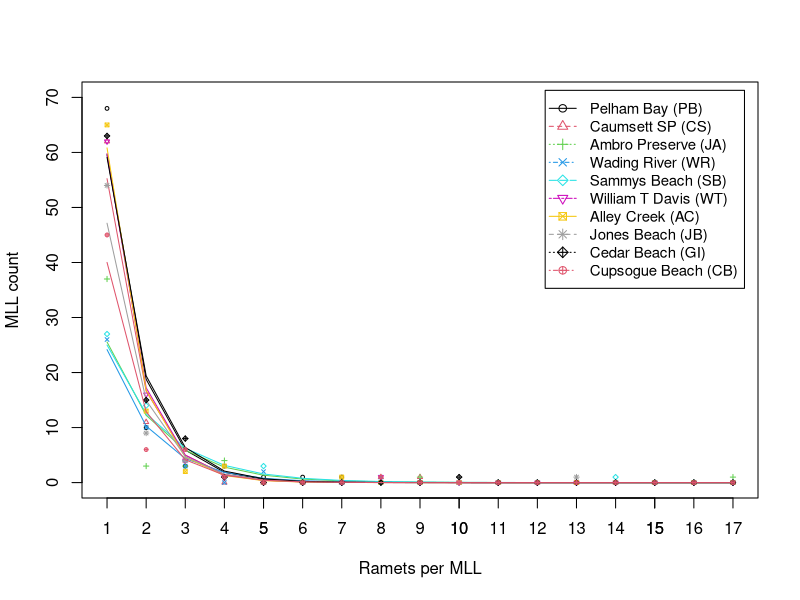
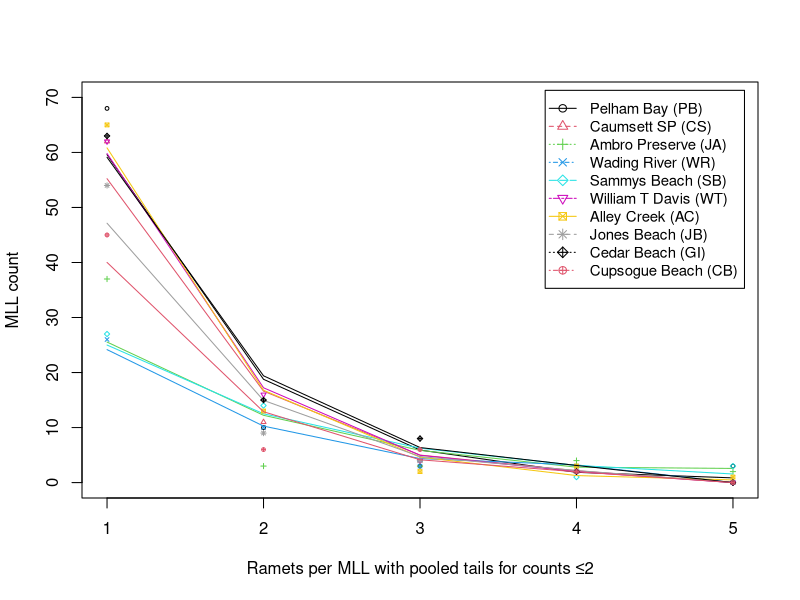

Recreate these plots in R, in order.
#########################################
#                                       #
#   Title: Fit Poisson models to genet  # 
#   and ramet count data from 10        #
#   Long Island and NYC, NY Populations #
#   Distributions for MLL               #
#   Size Distributions                  # 
#   Author: Matthew B. Hamilton         #
#   Date last edited: 26 June 2025      #
#   Manuscript: S. patens landscape     # 
#   genetics - Long Island & NYC        #
#                                       #
#########################################

# --------------------------------------

# Load rstudioapi package to be able to get directory of source file
library("rstudioapi")

setwd(dirname(getActiveDocumentContext()$path)) # Set working directory to source file location

getwd() # Check updated working directory

dat <- read.csv("4.Long_Island_MLLs.csv")

# subset of data
tmp1 <- dat[,c("pop","ramet.count","obs.genets")] 

max.ramet.count <- max(tmp1$ramet.count)

n.pops <- max(tmp1$pop)

# create data frame with max.ramet.count ramets for every population
tmp2 <- data.frame(pop=rep(1:n.pops,rep(max.ramet.count,n.pops)), ramet.count=rep(1:max.ramet.count,n.pops))

# merge data sets
dat2 <- merge(x=tmp2,y=tmp1,by=c("pop","ramet.count"),all.x=TRUE)

# fill in the NA's with 0's
dat2$obs.genets[is.na(dat2$obs.genets)] <- 0

# ANOTHER WAY to VIEW DATA 
# =========================
M <- as.table(matrix(dat2$obs.genets,nrow=n.pops,ncol=max.ramet.count,byrow=TRUE))
dimnames(M) <- list(pop=1:n.pops,ramet.count=1:max.ramet.count)

Xsq <- chisq.test(M) # -->> leads to error message
#fisher.test(M,simulate.p.value=TRUE,B=1000000) # p=0.02393 => reject the null hypothesis of independence
fisher.test(M,simulate.p.value=TRUE,B=100000) # can run smaller reps just to see

simplerate.mat <- matrix(NA, n.pops, 2)
yhat.simple <- matrix(NA, n.pops, max.ramet.count)
yhat.ols <- matrix(NA, n.pops, max.ramet.count)

###
# pool observations in tails when 2 or fewer observations (see Boos and Stephanski 2004 p. 22)
# goodness-of-fit statistics => by defn, the squared observed minus expected, divided by the expected
# ----------------------------------------------------------------------------------------------------
# 1st column : all the columns/cells
# 2nd column : collapse tail cells starting with the one whose value is 2 or fewer
#
g2.statistics <- matrix(NA, n.pops, 4) 
dimnames(g2.statistics) <- list(c(paste("pop",1:n.pops,sep=" ")),c("actual","collapsed", "no.cells", "p.val"))

# the minimum number of genet occurrences for a ramet count category when pooling tails
min_genet_count <- 2

max.ramet.category.count <- 1 #initialize

# Determine the number of ramet categories when pooling tails of observed distributions of ramets per genet
for (npop in 1:n.pops) {
  # find the ramet count categories that are > min_genet_count
  tmp <- dat2[(dat2$pop == npop) & (dat2$obs.genets > min_genet_count),"ramet.count"]
  #print(npop)
  #print(tmp)
  
  # the maximum ramet count category that is > min_genet_count for this pop
  ramet.category.count <- max(tmp)
  
  # store the maximum ramet count category if it is the largest so far
  if (ramet.category.count > max.ramet.category.count) {
    max.ramet.category.count <- ramet.category.count
  }
 
}

# get number of ramet categories in pooled distribution where sum of tail observations < min_genet_count
# will be placed in largest ramet category
max.pooled.ramet.count <- max.ramet.category.count
#print(max.pooled.ramet.count)

# create data frame to hold data after pooling observations in tails < min_genet_count
data.collapsed.tails <- data.frame(pop=rep(1:n.pops,rep(max.pooled.ramet.count,n.pops)), ramet.count=rep(1:max.pooled.ramet.count,n.pops), obs.genets=(0), pred.genets=(0))
###

# obtain observed and glm-Poisson expected values for both original distributions and pooled distributions
for (J in 1:n.pops) {
  m <- glm(obs.genets ~ ramet.count,family=poisson(link="log"),data=dat2,subset=pop==J)
  
  m.ols <- lm(log(obs.genets+1) ~ log(ramet.count),data=dat2,subset=pop==J)
  
  #m <- glm(obs.genets ~ ramet.count,family=quasipoisson(link="log"),data=dat2,subset=pop==J)
  
  simplerate.mat[J,] <- m$coefficients
  yhat.simple[J,] <- predict(m,newdata=NULL,type="response",se.fit=FALSE)
  yhat.ols[J,] <- predict(m.ols,newdata=NULL,type="response",se.fit=FALSE)
  
  observed.counts <- dat2$obs.genets[dat2$pop==J]
  predicted.values <- yhat.simple[J,]
  #cat("predicted.values = ", predicted.values,"\n")
  
  g2.poisson <- sum((observed.counts-predicted.values)^2/predicted.values)
  
  # find the ramet count categories that are > min_ramet_count
  tmp <- dat2[(dat2$pop == J) & (observed.counts > min_genet_count),"ramet.count"]
  #print(tmp)
  #stop("testing\n")
  
  # store the maximum ramet count category that is > min_ramet_count
  last.cell <- max(tmp)
  
  # make index vector for obs and exp with pooled tail
  observed.cells <- 1:last.cell
  #cat("observed.cells indices = ", observed.cells,"\n")
  
  # make index vector
  collapsed.cells <- (last.cell+1):max.ramet.count
  #cat("collaposed.cells indices = ", collapsed.cells,"\n")
  
  observed.collapsed <- sum(observed.counts[collapsed.cells])

  predicted.collapsed <- sum(predicted.values[collapsed.cells])
  #cat("obs and exp collapsed cells = ",c(observed.collapsed,predicted.collapsed),"\n")
  
  #print(observed.cells)
  #print(observed.counts[observed.cells])
  
  # some steps to save observed and predicted values for later plotting
  # number of ramet categories after pooling tails
  length.collapsed <- length(observed.counts[observed.cells])
  

  # store observed ramets per genet counts for plotting later, except pooled
  data.collapsed.tails$obs.genets[((J*max.pooled.ramet.count)-(max.pooled.ramet.count-1)):((J*max.pooled.ramet.count)-(max.pooled.ramet.count-last.cell))] <- observed.counts[observed.cells]
  
  # store pooled ramets per genet counts for plotting later
  data.collapsed.tails$obs.genets[((((J-1)*max.pooled.ramet.count))+(last.cell + 1))] <- observed.collapsed
  
  
  # store predicted ramets per genet counts other than the pooled cell for plotting later
  data.collapsed.tails$pred.genets[((J*max.pooled.ramet.count)-(max.pooled.ramet.count-1)):((J*max.pooled.ramet.count)-(max.pooled.ramet.count-last.cell))] <- predicted.values[observed.cells]
  
  # store predicted ramets per genet counts from pooled cells for plotting later
  data.collapsed.tails$pred.genets[((((J-1)*max.pooled.ramet.count))+(last.cell + 1))] <- predicted.collapsed
  
  
  g2.poisson.approx <- 0
  # sum up over categories with observed ramets >2 first
  g2.possion.approx <- sum((observed.counts[observed.cells]-predicted.values[observed.cells])^2/predicted.values[observed.cells])
  # then add pooled tail categories of observed ramets
  g2.poisson.approx <- g2.poisson.approx + (observed.collapsed-predicted.collapsed)^2/predicted.collapsed
  
  #g2.ols <- sum((log(dat2$obs.genets[dat2$pop==J]+1)-yhat.ols[J,])^2/yhat.ols[J,])
  g2.statistics[J,1:2] <- c(g2.poisson,g2.poisson.approx)
  g2.statistics[J,3] <- last.cell + 1
  
  # degrees of freedom for conservative GOF test => no.of.cells minus 1
  g2.statistics[J,4] <- 1-pchisq(q=g2.poisson.approx,df=last.cell,ncp=0,lower.tail=TRUE,log.p=FALSE)
}

# save pooled tail data frame as file
write.csv(data.collapsed.tails, "Long_Island_MLLs_pooledtails.csv", row.names = FALSE)

# print g2 table
g2.statistics

# m.saturated => model for different rate and different intercept for each population
m.saturated <- glm(obs.genets ~ as.factor(pop)+ramet.count+as.factor(pop)*ramet.count,family=poisson(link="log"),data=dat2)
summary(m.saturated)

# m.reduced.1 => model for same rate parameter for all pops, but different intercepts for each pops
m.reduced.1 <- glm(obs.genets ~ as.factor(pop)+ramet.count,family=poisson(link="log"),data=dat2)
summary(m.reduced.1)

# m.reduced.2 => model for same rate parameter and same intercept parameter for all pops
m.reduced.2 <- glm(obs.genets ~ ramet.count,family=poisson(link="log"),data=dat2)
summary(m.reduced.2)


###
# plot the results


# define plot window size
dev.new(width = 500, height = 300, unit = "px")

### Plot of the observed genet counts as a function of the ramet counts, plus a line through the fitted values
plot(dat2$ramet.count[dat2$pop==1],dat2$obs.genets[dat2$pop==1],type="n", ylim=c(0,70), xlim=c(1,17),
     xlab="Ramets per MLL", ylab="MLL count")
#, main="Distributions of ramets per genet\nin each population"

axis(1,at=c(1,2,3,4,5,6,7,8,9,10,11,12,13,14,15,16,17))

for (J in 1:10) {
  points(dat2$ramet.count[dat2$pop==J],dat2$obs.genets[dat2$pop==J],pch=J,cex=0.5,col=J)
  
  lines(dat2$ramet.count[dat2$pop==J],yhat.simple[J,],col=J)
}

legend("topright", inset=.02, 
       legend=c("Pelham Bay (PB)", "Caumsett SP (CS)","Ambro Preserve (JA)","Wading River (WR)",
                "Sammys Beach (SB)","William T Davis (WT)","Alley Creek (AC)","Jones Beach (JB)", 
                "Cedar Beach (GI)","Cupsogue Beach (CB)"), 
       pch = c(1:10), lty= c(1:10), col = c(1:10), cex=0.9, pt.cex = 1
)



# define plot window size
#dev.new(width = 500, height = 300, unit = "px")

### using ramets per genet with pooled tails
### Plot of observed genet counts as a function of the collapsed ramet counts, plus a line through the predicted values

plot(data.collapsed.tails$ramet.count[data.collapsed.tails$pop==1],data.collapsed.tails$obs.genets[data.collapsed.tails$pop==1],type="n", ylim=c(0,70), xlim=c(1,5), xaxt="n",
     xlab="Ramets per MLL with pooled tails for counts ≤2", ylab="MLL count")
#, main="Distributions of ramets per MLL genet\nin each population with pooled tails"
axis(1,at=c(1,2,3,4,5))

for (J in 1:10) {
  points(data.collapsed.tails$ramet.count[data.collapsed.tails$pop==J],data.collapsed.tails$obs.genets[data.collapsed.tails$pop==J],pch=J,cex=0.5,col=J)
  
  lines(data.collapsed.tails$ramet.count[data.collapsed.tails$pop==J],data.collapsed.tails$pred.genets[data.collapsed.tails$pop==J],col=J)
}

legend("topright", inset=.02, 
       legend=c("Pelham Bay (PB)", "Caumsett SP (CS)","Ambro Preserve (JA)","Wading River (WR)",
                "Sammys Beach (SB)","William T Davis (WT)","Alley Creek (AC)","Jones Beach (JB)", 
                "Cedar Beach (GI)","Cupsogue Beach (CB)"), 
       pch = c(1:10), lty= c(1:10), col = c(1:10), cex=0.9, pt.cex = 1
)
